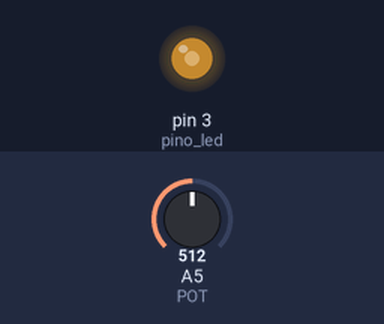
Recording of a sketch running on a simulated Arduino Uno, built with avr-gcc and run on an emulated ATmega328P. Parts: output pins drawn as LEDs (lit = HIGH). The inputs (shaded band) are chosen by the test bench; at power-on: A5 (POT) = 512.

Above: at 1.2 s.
1.3 s: A5 (POT) set to 716
At 2.0 s:
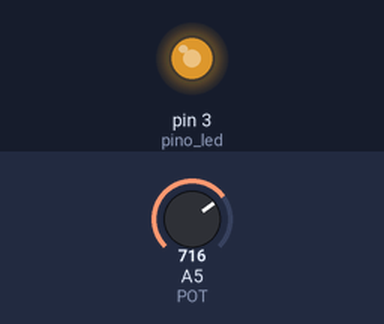
2.8 s: A5 (POT) set to 900
At 3.1 s:
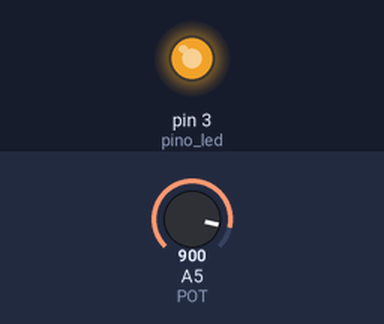
4.3 s: A5 (POT) set to 122
At 5.5 s:
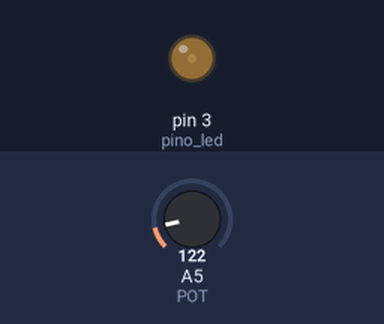
5.8 s: A5 (POT) set to 0
At 6.6 s:
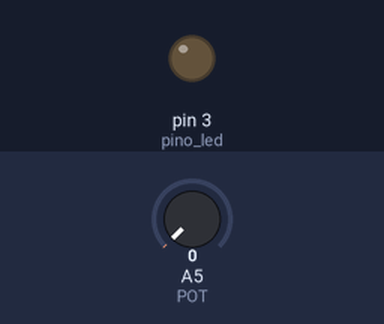
7.3 s: A5 (POT) set to 511
At 7.7 s:
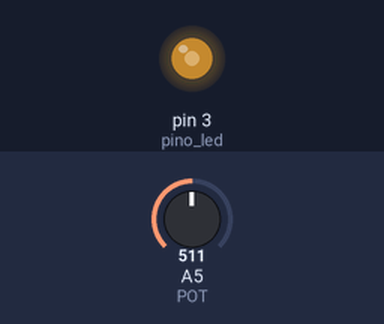
Timing chart, 0 to 9.8 s (numbered marks = the images above; inputs shaded):
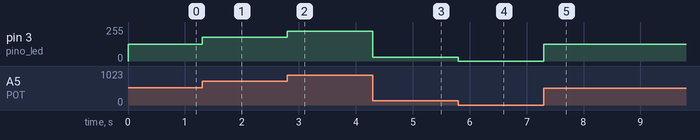

Measured:
- after the input at 1.3 s, pin 3 (pino_led): 127/255 → 178/255 at once
- after the input at 2.8 s, pin 3 (pino_led): 178/255 → 224/255 at once
- after the input at 4.3 s, pin 3 (pino_led): 224/255 → 30/255 at once
- after the input at 5.8 s, pin 3 (pino_led): 30/255 → 0/255 at once
- after the input at 7.3 s, pin 3 (pino_led): 0/255 → 127/255 at once

The sketch:

Prog_4.ino
```cpp
#define pino_led 3
#define POT A5
int intensidade = 0, leitura = 0;

void setup()
{
  pinMode(pino_led, OUTPUT);
  pinMode(POT, INPUT) ;
}

void loop()
{
  leitura = analogRead(POT);
  if(leitura > 1023)
    leitura = 1023;
  if(leitura < 0 )
    leitura = 0;

  intensidade = map(leitura, 0, 1023, 0, 255);

  analogWrite(pino_led, intensidade);


}
```
